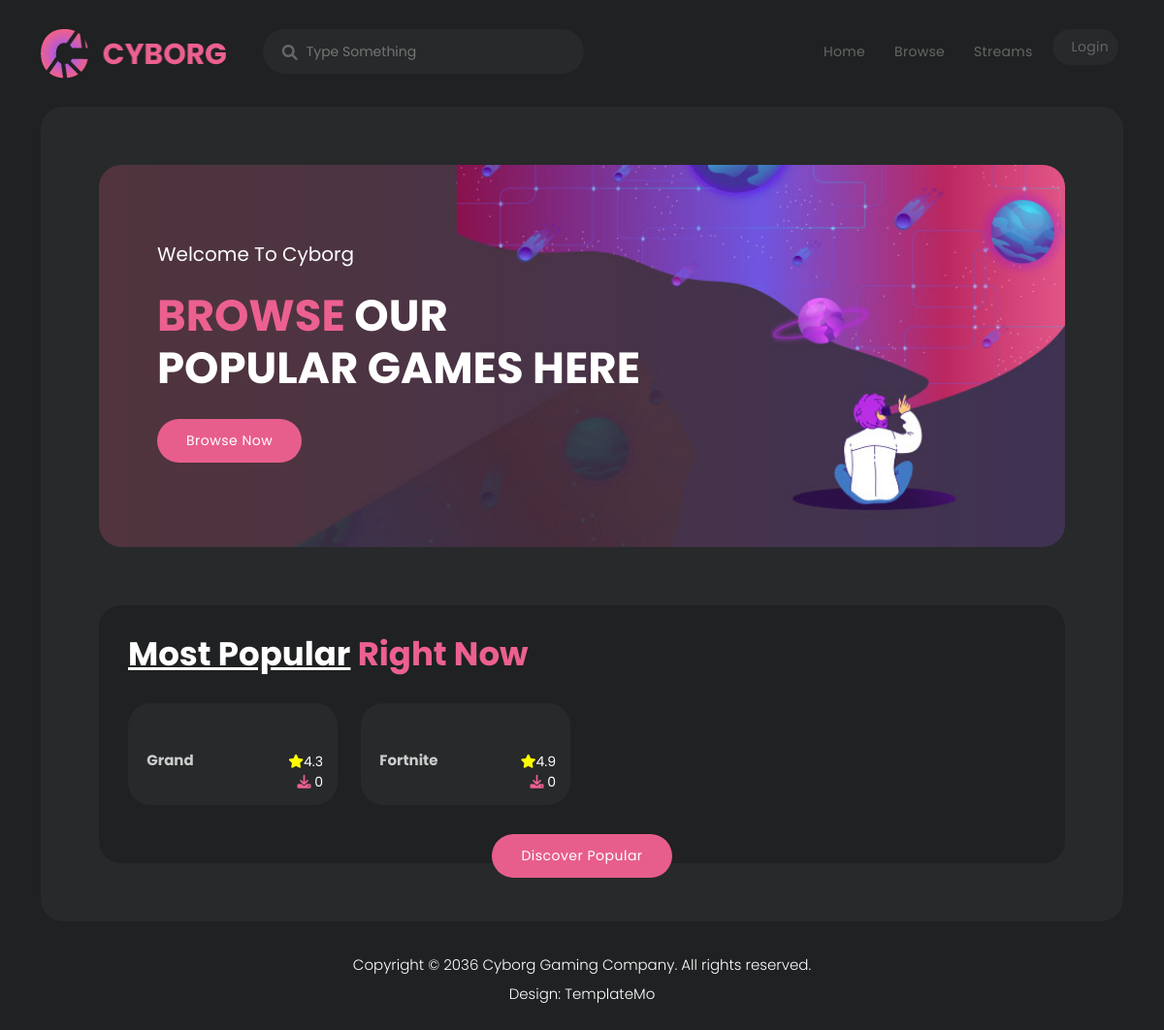
The app's page /, older data.
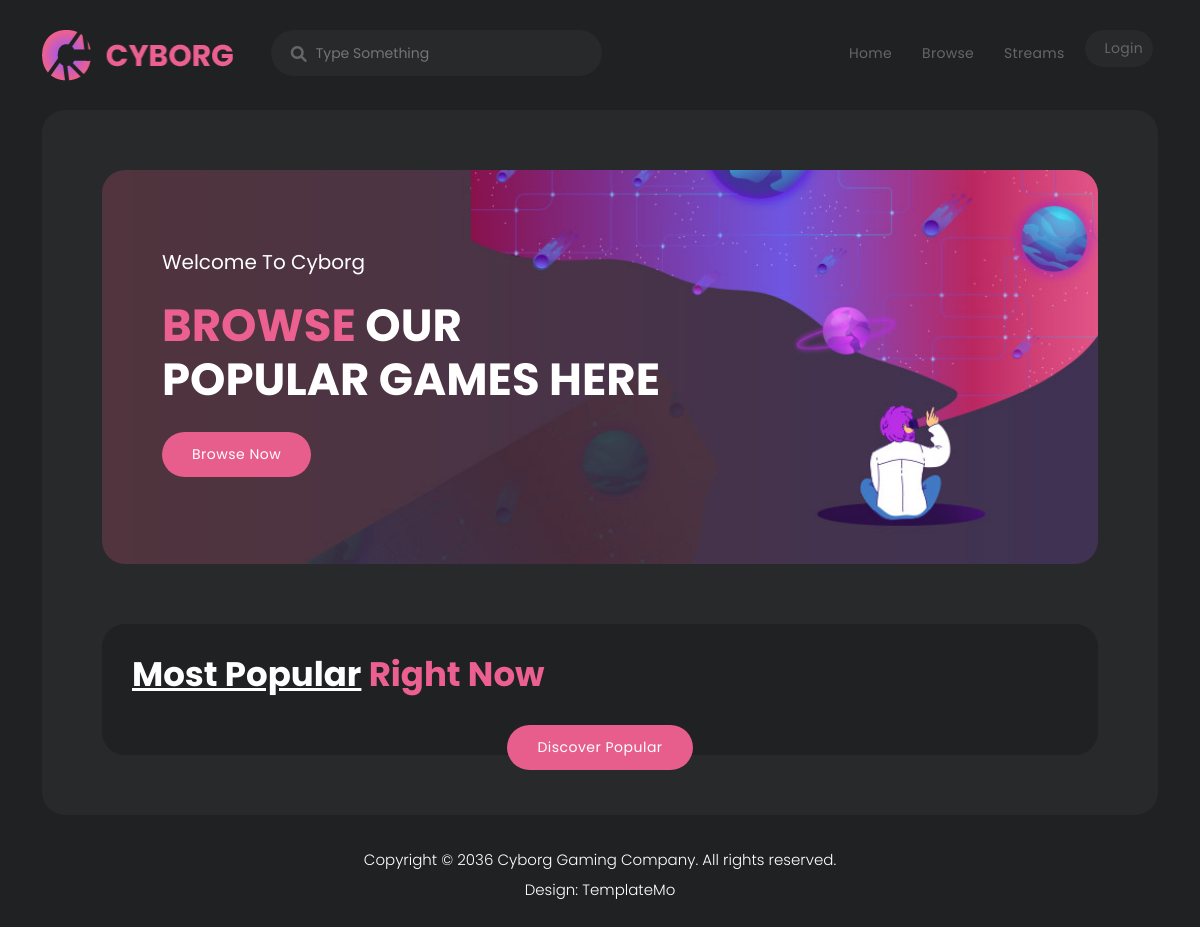
The same page, newer data.
### games/models.py (models this page shows, shortened)
class Game(models.Model):
    name = models.CharField(max_length=50)
    gamefile = models.FileField(upload_to="Games/%d/",blank=True, null=True)
    video = models.URLField(max_length=255, blank=True, null=True)
    company = models.CharField(max_length=50)
    mimage = models.FileField(upload_to="Games/main-images/%d/",blank=True, null=True)
    downloaders = models.ManyToManyField(User, related_name='games', blank=True)
    rate = models.DecimalField(max_digits=2, decimal_places=1, blank=True)
    type = models.ForeignKey(Type, on_delete=models.PROTECT, blank=True, null=True)
    storage = models.DecimalField(max_digits=5, decimal_places=2, blank=True, null=True)
    discription = models.TextField(max_length=300, default="An Amazing Game")
    data_added = models.DateField(auto_created=True, blank=True, null=True)
    slug = models.SlugField(null=True, blank=True)

### games/views.py (the view)
# urls.py: path('', views.index, name='index'),
def index(request):
    games = Game.objects.all()
    context = {
        'games': games,
    }
    return render(request, 'pages/index.html', context)

### templates/pages/index.html (shortened to what this page needs)
{% extends 'base.html' %}
{% load static %}
{% block content %}
<div class="main-banner">
  <div class="row">
    <div class="col-lg-7">
      <div class="header-text">
        <h6>Welcome To Cyborg</h6>
        <h4><em>Browse</em> Our Popular Games Here</h4>
        <div class="main-button">
          <a href="{% url 'games:browse' %}">Browse Now</a>
        </div>
      </div>
    </div>
  </div>
</div>
<div class="most-popular">
  <div class="row">
    <div class="col-lg-12">
      <div class="heading-section">
        <h4><em>Most Popular</em> Right Now</h4>
      </div>
      <div class="row">
        {% for game in games|slice:"4" %}
          <div class="col-lg-3 col-sm-6">
            <div class="item">
              <h4><a href="{% url 'games:details' game.slug %}">{{game.name}}</a><br></h4>
              <ul>
                <li><i class="fa fa-star"></i>{{game.rate}}</li>
                <li><i class="fa fa-download"></i> {{game.downloaders.count}}</li>
              </ul>
            </div>
          </div>
        {% endfor %}
        <div class="col-lg-12">
          <div class="main-button">
            <a href="{% url 'games:browse' %}">Discover Popular</a>
          </div>
        </div>
      </div>
    </div>
  </div>
</div>
{% endblock content %}

Row changes from the older to the newer data that the page shows:
removed Game: name "Grand", rate "4.3", downloaders.count "0"
removed Game: name "Fortnite", rate "4.9", downloaders.count "0"
